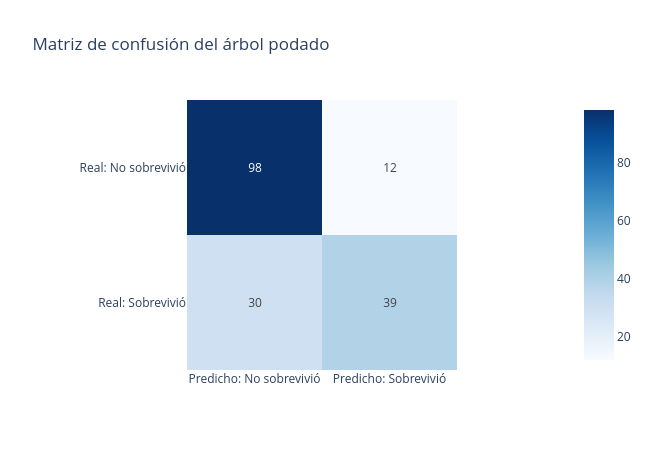

The code cell stored with this chart in its notebook:
### Code cell
plot_matriz_confusion(y_test, pred_arbol, etiquetas=('No sobrevivió', 'Sobrevivió'), title='Matriz de confusión del árbol podado')

### Figure 1 — Plotly figure (JSON) as saved in the notebook; plotly's stock layout.template omitted (floating-point values rounded to 4 significant figures)
{"data": [{"coloraxis": "coloraxis", "hovertemplate": "x: %{x}<br>y: %{y}<br>color: %{z}<extra></extra>", "name": "0", "texttemplate": "%{z}", "type": "heatmap", "x": ["Predicho: No sobrevivió", "Predicho: Sobrevivió"], "xaxis": "x", "y": ["Real: No sobrevivió", "Real: Sobrevivió"], "yaxis": "y", "z": [[98, 12], [30, 39]]}], "layout": {"coloraxis": {"autocolorscale": false, "colorscale": [[0, "rgb(247,251,255)"], [0.125, "rgb(222,235,247)"], [0.25, "rgb(198,219,239)"], [0.375, "rgb(158,202,225)"], [0.5, "rgb(107,174,214)"], [0.625, "rgb(66,146,198)"], [0.75, "rgb(33,113,181)"], [0.875, "rgb(8,81,156)"], [1, "rgb(8,48,107)"]]}, "height": 450, "title": {"text": "Matriz de confusión del árbol podado"}, "width": 650, "xaxis": {"anchor": "y", "constrain": "domain", "domain": [0, 1], "scaleanchor": "y"}, "yaxis": {"anchor": "x", "autorange": "reversed", "constrain": "domain", "domain": [0, 1]}}}
